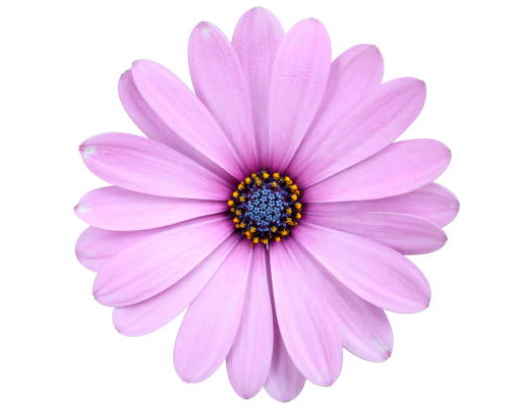
#> input picture ImageProcessing/sample_image.png, 512 x 413 px
$ python image_processing.py
#> lines starting #> are read from the running program, lines starting #| are printed output that depends on the picture
import cv2
import matplotlib.pyplot as plt
import numpy as np

def read_and_display_image(image_path):
    """Read and display an image using OpenCV and Matplotlib"""
#> called with image_path = 'sample_image.png'
    # Read image using OpenCV
    img_bgr = cv2.imread(image_path)
#> img_bgr is the input picture: shape (413, 512, 3); mean B, G, R 242.2, 213.3, 241.1

    if img_bgr is None:
        print(f"Error: Could not load image from {image_path}")
        return None

    # Convert BGR to RGB for matplotlib display
    img_rgb = cv2.cvtColor(img_bgr, cv2.COLOR_BGR2RGB)

    # Display original image
    plt.figure(figsize=(12, 8))
    plt.subplot(2, 3, 1)
    plt.imshow(img_rgb)
    plt.title('Original Image')
    plt.axis('off')

    return img_bgr, img_rgb

def perform_transformations(img):
    """Perform rotation, scaling, and translation transformations"""
    height, width = img.shape[:2]
#> height = 413; width = 512

    # Rotation (45 degrees)
    center = (width // 2, height // 2)
#> center = (256, 206)
    rotation_matrix = cv2.getRotationMatrix2D(center, 45, 1.0)
    rotated = cv2.warpAffine(img, rotation_matrix, (width, height))
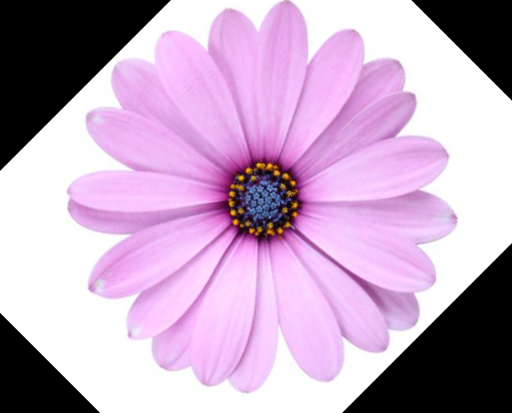
#> rotated: shape (413, 512, 3); mean R, G, B 193.9, 166.1, 195

    # Scaling (0.7x)
    scaled = cv2.resize(img, None, fx=0.7, fy=0.7, interpolation=cv2.INTER_LINEAR)

    # Translation (shift by 50 pixels right and 30 pixels down)
    translation_matrix = np.float32([[1, 0, 50], [0, 1, 30]])
    translated = cv2.warpAffine(img, translation_matrix, (width, height))
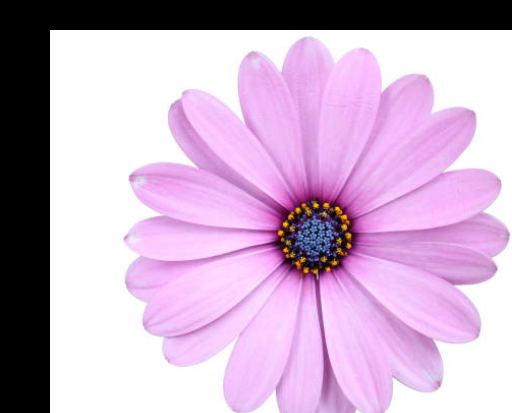
#> translated: shape (413, 512, 3); mean R, G, B 199.7, 172.1, 200.8

    return rotated, scaled, translated

def convert_color_spaces(img_bgr):
    """Convert image to grayscale and HSV color spaces"""
    # Convert to grayscale
    gray = cv2.cvtColor(img_bgr, cv2.COLOR_BGR2GRAY)
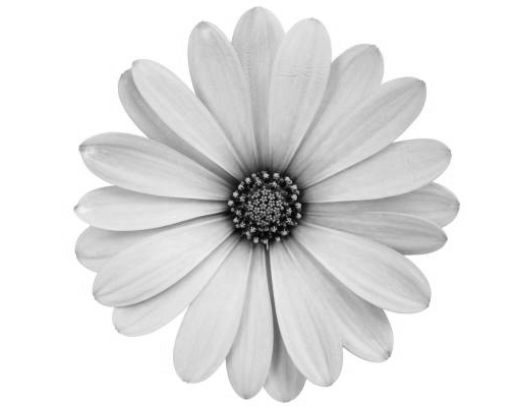
#> gray: shape (413, 512); min 1, max 255, mean 224.9

    # Convert to HSV
    hsv = cv2.cvtColor(img_bgr, cv2.COLOR_BGR2HSV)
#> hsv: shape (413, 512, 3); mean H, S, V 78.1, 35.8, 243.5

    return gray, hsv

def main():
    # Path to your image (modify this path)
    image_path = "sample_image.png"  # Change this to your image path

    # Try to create a sample image if none exists
    try:
        # Read and display original image
        img_bgr, img_rgb = read_and_display_image(image_path)

        if img_bgr is None:
            # Create a sample image for demonstration
            print("Creating a sample image for demonstration...")
            sample_img = np.zeros((300, 400, 3), dtype=np.uint8)
            # Create some patterns
            cv2.rectangle(sample_img, (50, 50), (150, 150), (255, 0, 0), -1)
            cv2.circle(sample_img, (300, 100), 50, (0, 255, 0), -1)
            cv2.rectangle(sample_img, (200, 200), (350, 250), (0, 0, 255), -1)

            img_bgr = sample_img
            img_rgb = cv2.cvtColor(img_bgr, cv2.COLOR_BGR2RGB)

            plt.figure(figsize=(12, 8))
            plt.subplot(2, 3, 1)
            plt.imshow(img_rgb)
            plt.title('Sample Image')
            plt.axis('off')

        # Perform transformations
        rotated, scaled, translated = perform_transformations(img_rgb)

        # Display transformations
        plt.subplot(2, 3, 2)
        plt.imshow(rotated)
        plt.title('Rotated (45°)')
        plt.axis('off')

        plt.subplot(2, 3, 3)
        plt.imshow(scaled)
        plt.title('Scaled (0.7x)')
        plt.axis('off')

        plt.subplot(2, 3, 4)
        plt.imshow(translated)
        plt.title('Translated')
        plt.axis('off')

        # Convert color spaces
        gray, hsv = convert_color_spaces(img_bgr)

        # Display color space conversions
        plt.subplot(2, 3, 5)
        plt.imshow(gray, cmap='gray')
        plt.title('Grayscale')
        plt.axis('off')

        plt.subplot(2, 3, 6)
        plt.imshow(hsv)
        plt.title('HSV')
        plt.axis('off')

        plt.tight_layout()
        plt.show()

        print("Image processing completed successfully!")
        print(f"Original image shape: {img_rgb.shape}")
#| Original image shape: (413, 512, 3)
        print(f"Grayscale image shape: {gray.shape}")
#| Grayscale image shape: (413, 512)
        print(f"HSV image shape: {hsv.shape}")
#| HSV image shape: (413, 512, 3)

    except Exception as e:
        print(f"Error: {e}")

if __name__ == "__main__":
    main()
